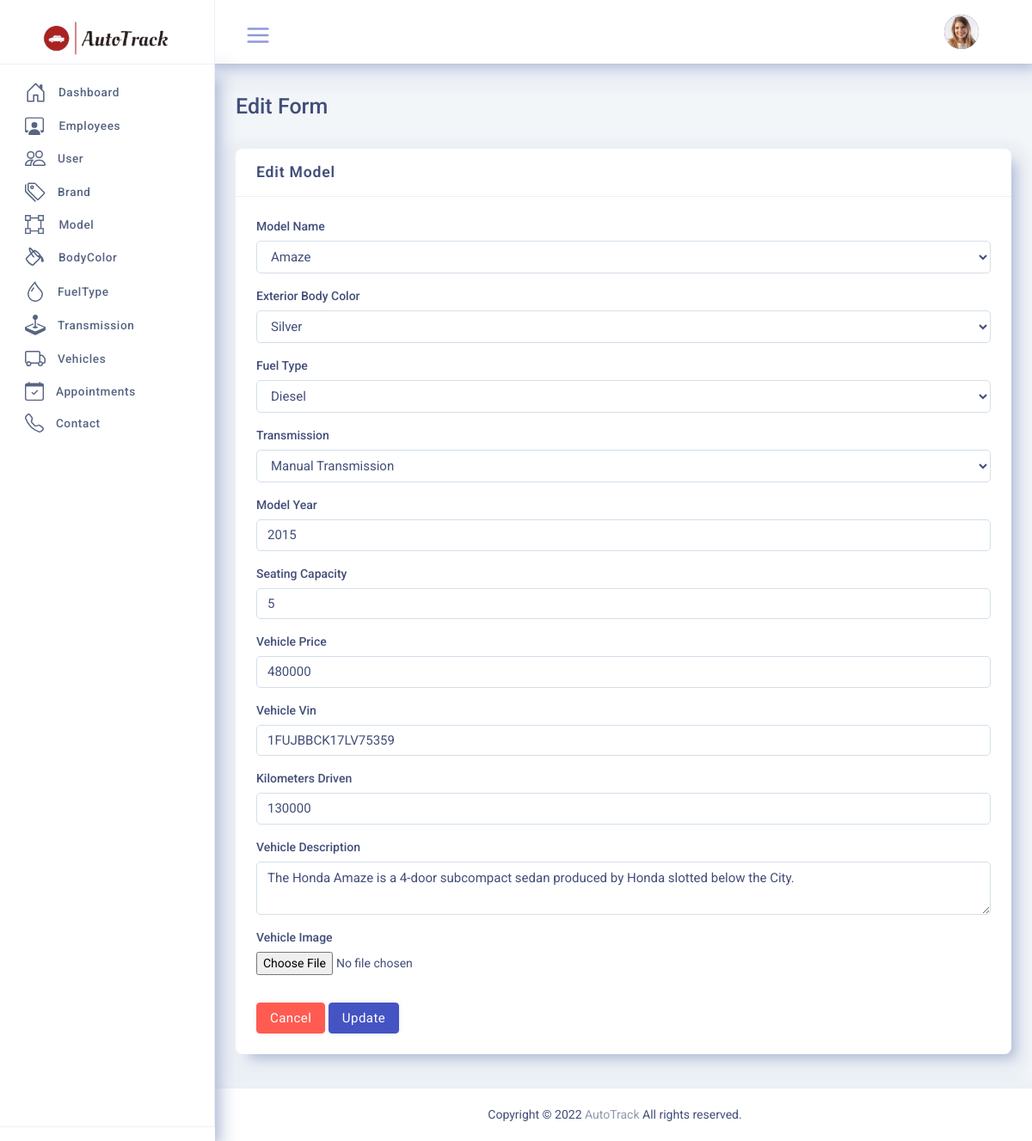
Page /admin/admindashboard/Dash/DASHTIC-LTR/pages/vehicleedit.php?id=2&model=Amaze&color=Silver&fuel=Diesel&trans=Manual Transmission (signed in) on the committed database.
### tables this page shows
CREATE TABLE `user` (
  `user_id` bigint(20) UNSIGNED NOT NULL,
  `user_role_id` int(10) UNSIGNED NOT NULL,
  `first_name` varchar(30) NOT NULL,
  `last_name` varchar(30) NOT NULL,
  `email` varchar(60) NOT NULL,
  `username` varchar(30) NOT NULL,
  `password` varchar(256) NOT NULL,
  `address` text NOT NULL,
  `user_image` varchar(100) DEFAULT NULL
);

CREATE TABLE `vehicle` (
  `vehicle_id` bigint(20) UNSIGNED NOT NULL,
  `model_id` bigint(20) UNSIGNED NOT NULL,
  `exterior_color` bigint(20) UNSIGNED NOT NULL,
  `fuel_type_id` bigint(20) UNSIGNED NOT NULL,
  `transmission_id` bigint(20) UNSIGNED NOT NULL,
  `model_year` int(10) UNSIGNED NOT NULL,
  `seating_capacity` int(5) UNSIGNED NOT NULL,
  `vehicle_price` double UNSIGNED NOT NULL,
  `vehicle_vin` varchar(20) NOT NULL,
  `kms_driven` float UNSIGNED NOT NULL,
  `vehicle_description` text NOT NULL,
  `vehicle_image` varchar(100) NOT NULL
);

### admin/admindashboard/Dash/DASHTIC-LTR/pages/vehicleedit.php (the view, shortened to what this page needs)
<?php include('header.php');?>
<div class="page">
	<div class="page-main">
		<?php include('sidebar.php');?>
		<div class="app-content main-content">
			<div class="side-app">
				<?php include('pageheader.php');?>
						<div class="page-header">
							<div class="page-leftheader">
								<h4 class="page-title">Edit Form</h4>
							</div>
						</div>
						<div class="row">
							<div class="col-lg-12 col-xl-8 col-md-12 col-sm-12">
								<div class="card">
									<div class="card-header">
										<h4 class="card-title">Edit Model</h4>
									</div>
									<div class="card-body">
											<div class="">
<?php
if(isset($_GET['id']) && isset($_GET['model']) && isset($_GET['color']) && isset($_GET['fuel']) && isset($_GET['trans']))
{
	$vid = $_GET['id'];
	$model = $_GET['model'];
	$color = $_GET['color'];
	$fuel = $_GET['fuel'];
	$trans = $_GET['trans'];
	$query = "select * from vehicle v JOIN model_master m JOIN bodycolor c JOIN fuel_type f JOIN transmission t where v.model_id=m.model_id and v.exterior_color=c.color_id and v.fuel_type_id=f.fuel_type_id and v.transmission_id=t.transmission_id and vehicle_id= $vid ";
	$query_run = mysqli_query($conn, $query);
	foreach($query_run as $row)
	{
		?>
												<form method="POST" action="" enctype = "multipart/form-data">
												<div class="form-group">
													<label class="form-label">Model Name</label>
													<select class="form-control" name="model_id" required>
<?php
	$sql1 = "SELECT * FROM model_master ORDER BY model_name";
	$result1 = mysqli_query($conn,$sql1);
	while($row1 = mysqli_fetch_array($result1))
	{
?>
                                                <option value="<?php echo $row1['model_id']?>"
												<?php if($model == $row1['model_name'])
													echo "selected"; ?>>
												<?php echo $row1['model_name']?>
												</option>
<?php
	}
?>
                                            </select>
												</div>
												<div class="form-group">
													<label class="form-label">Exterior Body Color</label>
													<select class="form-control" name="exterior_color" required>
<?php
	$sql2 = "SELECT * FROM bodycolor ORDER BY color";
	$result2 = mysqli_query($conn,$sql2);
	while($row2 = mysqli_fetch_array($result2))
	{
?>
                                                <option value="<?php echo $row2['color_id']?>"
												<?php if($color == $row2['color'])
													echo "selected"; ?>>
												<?php echo $row2['color']?>
												</option>
<?php
	}
?>
                                            </select>
												</div>
												<div class="form-group">
													<label class="form-label">Fuel Type</label>
													<select class="form-control" name="fuel_type_id" required>
<?php
	$sql3 = "SELECT * FROM fuel_type ORDER BY fuel_type";
	$result3 = mysqli_query($conn,$sql3);
	while($row3 = mysqli_fetch_array($result3))
	{
?>
                                                <option value="<?php echo $row3['fuel_type_id']?>"
												<?php if($fuel == $row3['fuel_type'])
													echo "selected"; ?>>
												<?php echo $row3['fuel_type']?>
												</option>
<?php
	}
?>
                                            </select>
												</div>
												<div class="form-group">
													<label class="form-label">Transmission</label>
													<select class="form-control" name="transmission_id" required>
<?php
	$sql4 = "SELECT * FROM transmission ORDER BY transmission_type";
	$result4 = mysqli_query($conn,$sql4);
	while($row4 = mysqli_fetch_array($result4))
	{
?>
                                                <option value="<?php echo $row4['transmission_id']?>"
												<?php if($trans == $row4['transmission_type'])
													echo "selected"; ?>>
												<?php echo $row4['transmission_type']?>
												</option>
<?php
	}
?>
                                            </select>
												</div>
												<div class="form-group">
													<label class="form-label">Model Year</label>
													<input type="text" class="form-control" name="model_year" value="<?php echo $row['model_year']?>" placeholder="Enter Model Year" required>
												</div>
												<div class="form-group">
													<label class="form-label">Seating Capacity</label>
													<input type="text" class="form-control" name="seating_capacity" value="<?php echo $row['seating_capacity']?>" placeholder="Enter Seating Capacity" required>
												</div>
												<div class="form-group">
													<label class="form-label">Vehicle Price</label>
													<input type="text" class="form-control" name="vehicle_price" value="<?php echo $row['vehicle_price']?>" placeholder="Enter Vehicle Price" required>
												</div>
												<div class="form-group">
													<label class="form-label">Vehicle Vin</label>
													<input type="text" class="form-control" name="vehicle_vin" value="<?php echo $row['vehicle_vin']?>" placeholder="Enter VIN" required>
												</div>
												<div class="form-group">
													<label class="form-label">Kilometers Driven</label>
													<input type="text" class="form-control" name="kms_driven" value="<?php echo $row['kms_driven']?>" placeholder="Enter Distance Driven" required>
												</div>
												<div class="form-group">
													<label class="form-label">Vehicle Description</label>
													<textarea class="form-control" name="vehicle_description" placeholder="Enter Vehicle Description" required><?php echo $row['vehicle_description']?></textarea>
												</div>
												<div class="form-group">
													<label class="form-label">Vehicle Image</label>
													<input type="file" name="image">
												</div>
											</div>
											<a href="vehicle.php" class="btn btn-danger mt-4 mb-0">Cancel</a>
											<button type="submit" name="updatebtn" class="btn btn-primary mt-4 mb-0">Update</button>
		<?php
	}
}
?>
									</div>
								</div>
							</div>
						</div>
						</div>
				</div>
			</div>
		</div>
			<?php include('footer.php'); ?>
	</body>
</html>

### admin/admindashboard/Dash/DASHTIC-LTR/pages/pageheader.php (shortened to what this page needs)
<?php include '_dbconnect.php';?>
<?php
if (isset($_SESSION['username'])) {
	$username =$_SESSION['username'];
	$query = " SELECT * FROM USER WHERE username = '$username' OR email = '$username' AND (user_role_id=1 OR user_role_id=2) ";
	$result = mysqli_query($conn,$query);
	$row = mysqli_fetch_assoc($result);
}
else{
	?>
	<script>window.location= 'login.php';</script>
	<?php
}
?>
				<div class="app-header header top-header">
					<div class="container-fluid">
						<div class="d-flex">
							<div class="dropdown side-nav">
								<div class="app-sidebar__toggle" data-toggle="sidebar">
									<a class="open-toggle" href="">
									</a>
								</div>
							</div>
							<div class="d-flex order-lg-2 ml-auto">
				<div class="dropdown profile-dropdown">
									<a href="profile.php" class="nav-link pr-0 leading-none"  >
										<span>
											<img src="../public/assets/images/users/<?php echo $row['user_image'];?>" alt="img" class="avatar avatar-md brround">
										</span>
									</a>
								</div>
						</div>
					</div>
				</div>
</div>

### admin/admindashboard/Dash/DASHTIC-LTR/public/assets/css/sidemenu.css (style rules this page uses)
.app-content { min-height: calc(100vh - 50px); margin-top: 50px; margin-bottom: 0 !important; -webkit-transition: margin-left 0.2s ease; -o-transition: margin-left 0.2s ease; transition: margin-left 0.2s ease; overflow: hidden; }
.app-content .side-app { padding: 25px 1.5rem 0 1.5rem; }
@media (min-width: 768px) { .app-content { margin-left: 250px; padding-bottom: 1rem; } }
.app-header { position: fixed; left: 0; right: 0; top: 0; width: 100%; display: -webkit-box; display: -ms-flexbox; display: flex; z-index: 999; padding-right: 15px; padding: 0.75rem 0; -webkit-transition: padding-left 0.2s ease; -o-transition: padding-left 0.2s ease; transition: padding-left 0.2s ease; }
@media (min-width: 768px) { .app-header { padding-right: 30px; } }
.app-sidebar__toggle { margin: 5px; padding: 5px 18px; text-align: center; height: 2.5rem; font-size: 1.2rem; position: relative; border-radius: 3px; }
.app-sidebar__toggle a { color: #b6c1d9; }
@media (min-width: 768px) { .header.top-header { padding-left: 250px; } }

### rows in the picture
user: user_image (picture)
vehicle: model_year "2015", seating_capacity "5", vehicle_price "480000", vehicle_vin "1FUJBBCK17LV75359", kms_driven "130000", vehicle_description "The Honda Amaze is a 4-door subcompact sedan produced by Honda slotted below the City."

### other values in the picture
form field model_id "Amaze"
form field exterior_color "Silver"
form field fuel_type_id "Diesel"
form field transmission_id "Manual Transmission"
